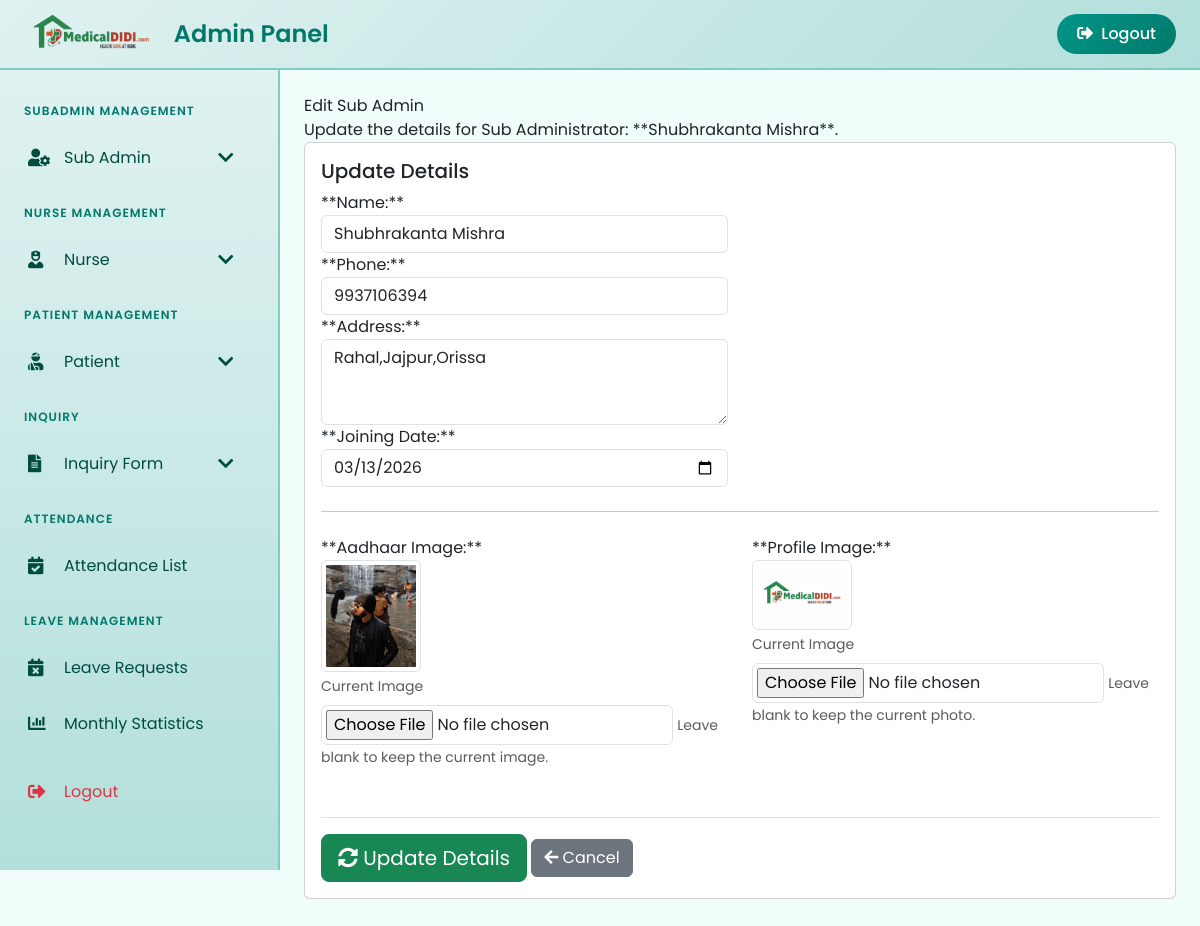
Page /sub-admin-edit/2/ on the committed database.
### app/models.py (models this page shows, shortened)
class SubAdmin(models.Model):
    name = models.CharField(max_length=200)
    phone = models.CharField(max_length=20, unique=True)
    address = models.TextField()
    aadhaar_image = models.ImageField(upload_to='aadhaar/')
    profile_photo = models.ImageField(upload_to='profile/')
    joining_date = models.DateField()
    password = models.CharField(max_length=200)

### app/views.py (the view, shortened to what this page needs)
# urls.py: path('sub-admin-edit/<int:id>/', views.sub_admin_edit, name='sub_admin_edit'),
def sub_admin_edit(request, id):
    subadmin = get_object_or_404(SubAdmin, id=id)
    return render(request, 'admin/subadmin_edit.html', {'subadmin': subadmin})

### templates/admin/subadmin_edit.html (shortened to what this page needs)
{% extends "admin/admin_dashboard.html" %}
{% load static %}
{% block content %}
<div class="app-main">
    <div class="app-main__outer">
        <div class="app-main__inner">
            <div class="app-page-title">
                <div class="page-title-wrapper">
                    <div class="page-title-heading">
                        <div>
                            Edit Sub Admin
                            <div class="page-title-subheading">Update the details for Sub Administrator: **{{ subadmin.name|default:"N/A" }}**.</div>
                        </div>
                    </div>
                </div>
            </div>
            <div class="main-card mb-3 card">
                <div class="card-body">
                    <h5 class="card-title">Update Details</h5>
                    <form method="POST" enctype="multipart/form-data">
                        <div class="row">
                            <div class="col-md-8 col-lg-6">
                                <div class="form-group">
                                    <label for="id_name">**Name:**</label>
                                    <input type="text" class="form-control" id="id_name" name="name"
                                           value="{{ subadmin.name|default:'' }}" required placeholder="Enter Full Name">
                                </div>
                                <div class="form-group">
                                    <label for="id_phone">**Phone:**</label>
                                    <input type="text" class="form-control" id="id_phone" name="phone"
                                           value="{{ subadmin.phone|default:'' }}" required placeholder="Enter Phone Number">
                                </div>
                                <div class="form-group">
                                    <label for="id_address">**Address:**</label>
                                    <textarea class="form-control" id="id_address" name="address" rows="3" required placeholder="Enter Full Address">{{ subadmin.address|default:'' }}</textarea>
                                </div>
                                <div class="form-group">
                                    <label for="id_joining_date">**Joining Date:**</label>
                                    <input type="date" class="form-control" id="id_joining_date" name="joining_date"
                                           value="{{ subadmin.joining_date|date:'Y-m-d'|default:'' }}">
                                </div>
                            </div>
                        </div>
                        <hr class="mt-4 mb-4">
                        <div class="row">
                            <div class="col-md-6 mb-4">
                                <label>**Aadhaar Image:**</label>
                                <div class="mb-2">
                                    {% if subadmin.aadhaar_image %}
                                        <img src="{{ subadmin.aadhaar_image.url }}" width="100" height="100"
                                             class="img-thumbnail rounded" alt="Current Aadhaar Image" style="object-fit: cover;">
                                        <small class="d-block text-muted mt-1">Current Image</small>
                                    {% else %}
                                        <div class="text-danger">No Aadhaar Image uploaded.</div>
                                    {% endif %}
                                </div>
                                <input type="file" name="aadhaar_image" class="form-control-file border p-1 rounded">
                                <small class="form-text text-muted">Leave blank to keep the current image.</small>
                            </div>
                            <div class="col-md-6 mb-4">
                                <label>**Profile Image:**</label>
                                <div class="mb-2">
                                    {% if subadmin.profile_photo %}
                                        <img src="{{ subadmin.profile_photo.url }}" width="100" height="100"
                                             class="img-thumbnail rounded" alt="Current Profile Photo" style="object-fit: cover;">
                                        <small class="d-block text-muted mt-1">Current Image</small>
                                    {% else %}
                                        <div class="text-danger">No Profile Photo uploaded.</div>
                                    {% endif %}
                                </div>
                                <input type="file" name="profile_photo" class="form-control-file border p-1 rounded">
                                <small class="form-text text-muted">Leave blank to keep the current photo.</small>
                            </div>
                        </div>
                        <div class="mt-4 pt-3 border-top">
                            <button type="submit" class="btn btn-success btn-lg">
                                <i class="fas fa-sync-alt"></i> Update Details
                            </button>
                            <a href="{% url 'sub_admin_list' %}" class="btn btn-secondary ml-2">
                                <i class="fas fa-arrow-left"></i> Cancel
                            </a>
                        </div>
                    </form>
                </div>
            </div>
        </div>
    </div>
</div>
<link rel="stylesheet" href="https://cdnjs.cloudflare.com/ajax/libs/font-awesome/5.15.3/css/all.min.css">
{% endblock content %}

### templates/admin/admin_dashboard.html (style rules this page uses)
:root { --primary-teal: #009688; --dark-teal: #00796b; --light-teal: #e0f2f1; --soft-teal: #f0fdfa; --hover-teal: #b2dfdb; --sidebar-width: 280px; }
* { margin: 0; padding: 0; box-sizing: border-box; }
body { font-family: 'Poppins', sans-serif; background-color: var(--soft-teal); overflow-x: hidden; }

### rows in the picture
SubAdmin: name "Shubhrakanta Mishra", phone "9937106394", address "Rahal,Jajpur,Orissa", joining_date "03/13/2026", aadhaar_image (picture), profile_photo (picture)
